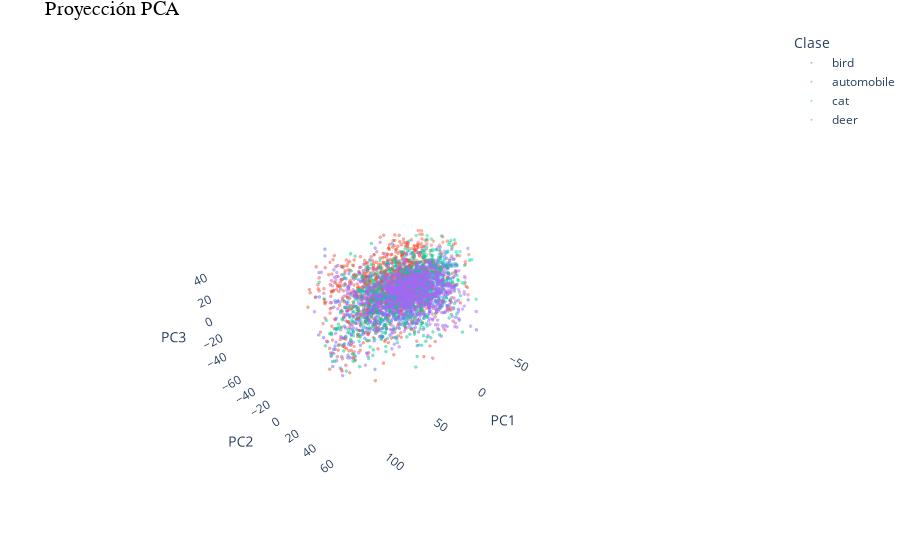

The notebook cell saved with this chart:
### Code cell
import matplotlib

fig = go.Figure()

for i, clase in enumerate(clases):
    mask = df_pca_3['Clase'] == clase
    fig.add_trace(go.Scatter3d(
        x=df_pca_3.loc[mask, 'x_1'],
        y=df_pca_3.loc[mask, 'x_2'],
        z=df_pca_3.loc[mask, 'x_3'],
        mode='markers',
        marker=dict(size=1.2, opacity=0.5),
        name=clase
    ))

fig.update_layout(
    title='Proyección PCA',
    scene=dict(
        xaxis_title='PC1',
        yaxis_title='PC2',
        zaxis_title='PC3',
        xaxis=dict(backgroundcolor='rgba(22,22,22,0)'),
        yaxis=dict(backgroundcolor='rgba(0,0,0,0)'),
        zaxis=dict(backgroundcolor='rgba(0,0,0,0)')
    ),
    legend_title='Clase',
    margin=dict(l=0, r=0, b=0, t=30)
)

fig.update_layout(scene_camera=dict(eye=dict(x=2, y=2, z=2)))
fig.update_layout(title_font=dict(size=20, color='black', family='Arial'))

fig.show()

### Figure 1 — Plotly figure (JSON) as saved in the notebook; plotly's stock layout.template omitted (floating-point values rounded to 4 significant figures; data arrays with more than 128 entries replaced by an {"elided": "..."} marker saying what was removed)
{"data": [{"marker": {"opacity": 0.5, "size": 1.2}, "mode": "markers", "name": "bird", "type": "scatter3d", "x": {"elided": "1032 float values"}, "y": {"elided": "1032 float values"}, "z": {"elided": "1032 float values"}}, {"marker": {"opacity": 0.5, "size": 1.2}, "mode": "markers", "name": "automobile", "type": "scatter3d", "x": {"elided": "974 float values"}, "y": {"elided": "974 float values"}, "z": {"elided": "974 float values"}}, {"marker": {"opacity": 0.5, "size": 1.2}, "mode": "markers", "name": "cat", "type": "scatter3d", "x": {"elided": "1016 float values"}, "y": {"elided": "1016 float values"}, "z": {"elided": "1016 float values"}}, {"marker": {"opacity": 0.5, "size": 1.2}, "mode": "markers", "name": "deer", "type": "scatter3d", "x": {"elided": "999 float values"}, "y": {"elided": "999 float values"}, "z": {"elided": "999 float values"}}], "layout": {"legend": {"title": {"text": "Clase"}}, "margin": {"b": 0, "l": 0, "r": 0, "t": 30}, "scene": {"camera": {"eye": {"x": 2, "y": 2, "z": 2}}, "xaxis": {"backgroundcolor": "rgba(22,22,22,0)", "title": {"text": "PC1"}}, "yaxis": {"backgroundcolor": "rgba(0,0,0,0)", "title": {"text": "PC2"}}, "zaxis": {"backgroundcolor": "rgba(0,0,0,0)", "title": {"text": "PC3"}}}, "title": {"font": {"color": "black", "family": "Arial", "size": 20}, "text": "Proyección PCA"}}}
